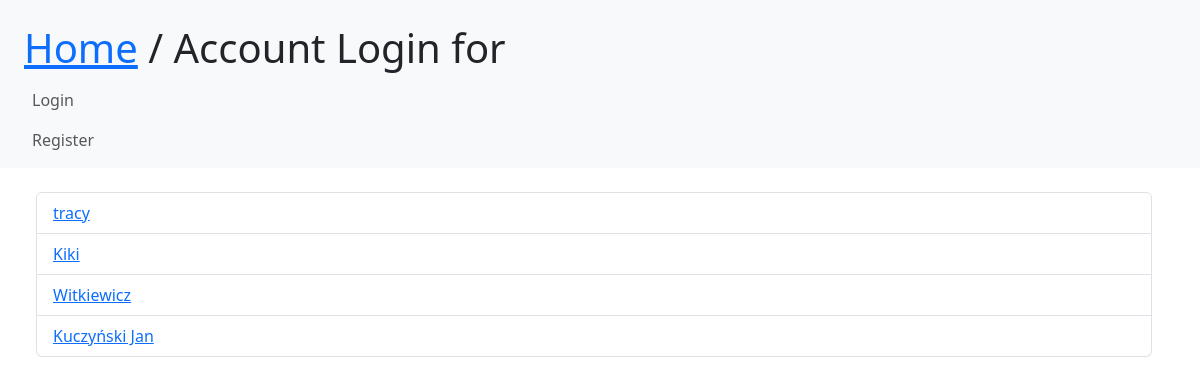
Before: /authors/ with the older database file.
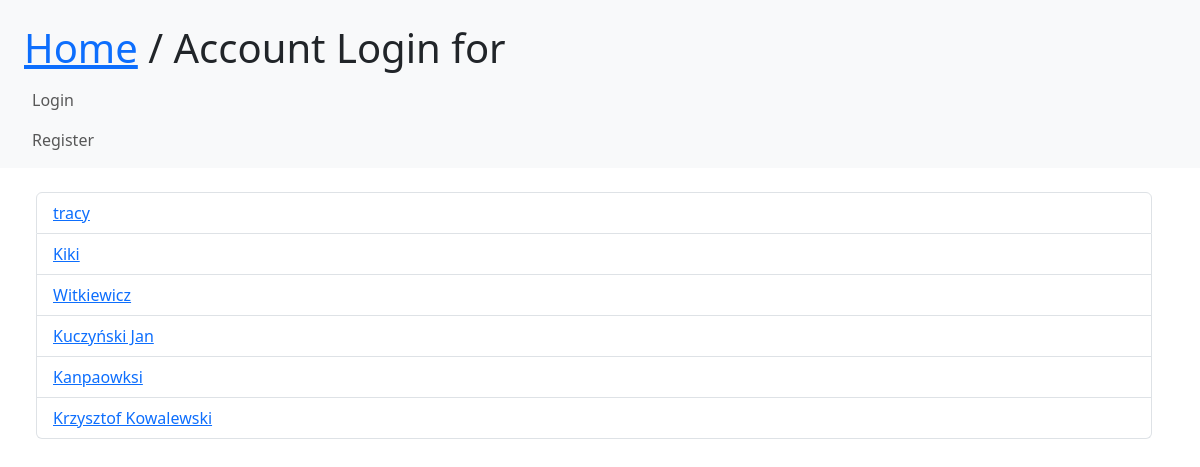
After: the same page with the newer database file.
### media/models.py (models this page shows, shortened)
class Author(models.Model):
    fullname = models.CharField(max_length=128, null=True)

### media/views.py (the view)
# urls.py: path('authors/', AuthorView.as_view(), name='view_author'),
class AuthorView(View):
    def get(self, request):
        autorzy = Author.objects.all()
        return render(request, 'listy2authors.html', {'authors': autorzy})

### media/templates/listy2authors.html
{% extends 'base.html' %}
{% block content %}
    <ul class="list-group">
        {% for author in authors.all %}
        <div class="list-group-item"><a href="/authors/{{ author.id }}">
            {{author.fullname}}
        </a></div>
        {% endfor %}
    </ul>
{% endblock %}

Changed rows visible on the page:
added Author: fullname "Kanpaowksi"
added Author: fullname "Krzysztof Kowalewski"
